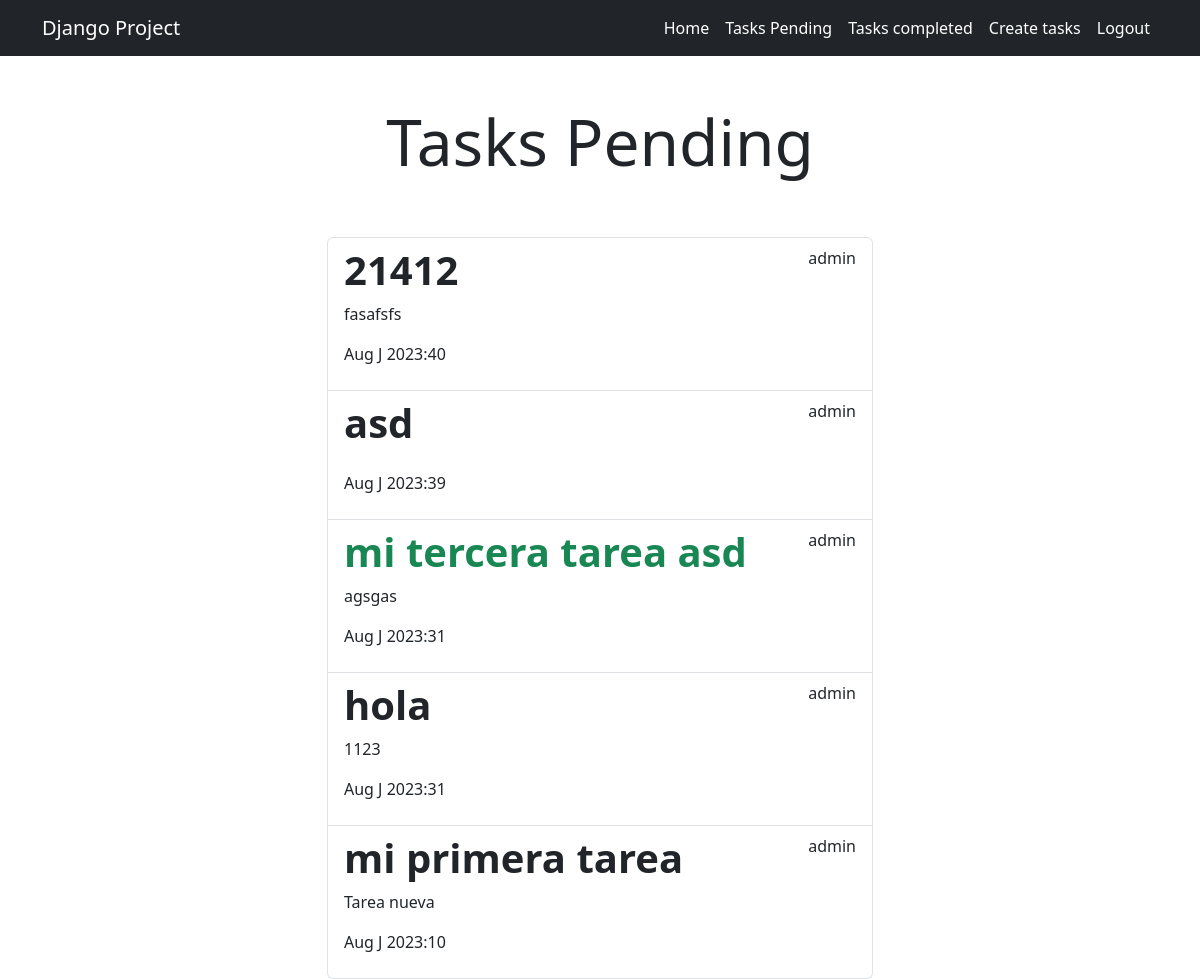
The app's page /tasks_completed (signed in) with its own data.
### tasks/models.py (models this page shows, shortened)
class Task(models.Model):
    title = models.CharField(max_length=100)
    description = models.TextField(blank=True)
    created = models.DateTimeField(auto_now_add=True)
    datecompleted = models.DateTimeField(null=True, blank=True)
    important = models.BooleanField(default=False)
    user = models.ForeignKey(User, on_delete=models.CASCADE)

### tasks/views.py (the view)
# urls.py: path('tasks_completed', views.tasks_completed, name='tasks_completed'),
@login_required
def tasks_completed(request):
    tasks = Task.objects.filter(user=request.user, datecompleted__isnull=False).order_by('-datecompleted')
    return render(request, 'tasks.html', {
        'tasks': tasks
    })

### tasks/templates/tasks.html
{% extends 'base.html' %}
{% block content %}
<main class="container">
    <div class="row">
        <div class="col-md-6 offset-md-3">
            <h1 class="text-center display-3 py-5">Tasks Pending</h1>
                <ul class="list-group">
                    {% for task in tasks %}
                    <a class="list-group-item" href="{% url 'task_detail' task.id %}">
                        <header class="d-flex justify-content-between">
                            {% if task.important %}
                                <h1 class="fw-bold text-success">{{task.title}}</h1>
                            {% else %}
                                <h1 class="fw-bold">{{task.title}}</h1>
                            {% endif %}
                                <p>{{task.user.username}}</p>
                        </header>
                        <p>{{task.description}}</p>
                        <p>{{task.datecompleted|date:'M J Y:i'}}</p>
                    </a>
                    {% endfor %}
                </ul>
        </div>
    </div>
</main>
{% endblock %}

### records on screen
Task: title "21412", user.username "admin", description "fasafsfs", datecompleted "Aug J 2023:40"
Task: title "asd", user.username "admin", datecompleted "Aug J 2023:39"
Task: title "mi tercera tarea asd", user.username "admin", description "agsgas", datecompleted "Aug J 2023:31"
Task: title "hola", user.username "admin", description "1123", datecompleted "Aug J 2023:31"
Task: title "mi primera tarea", user.username "admin", description "Tarea nueva", datecompleted "Aug J 2023:10"
